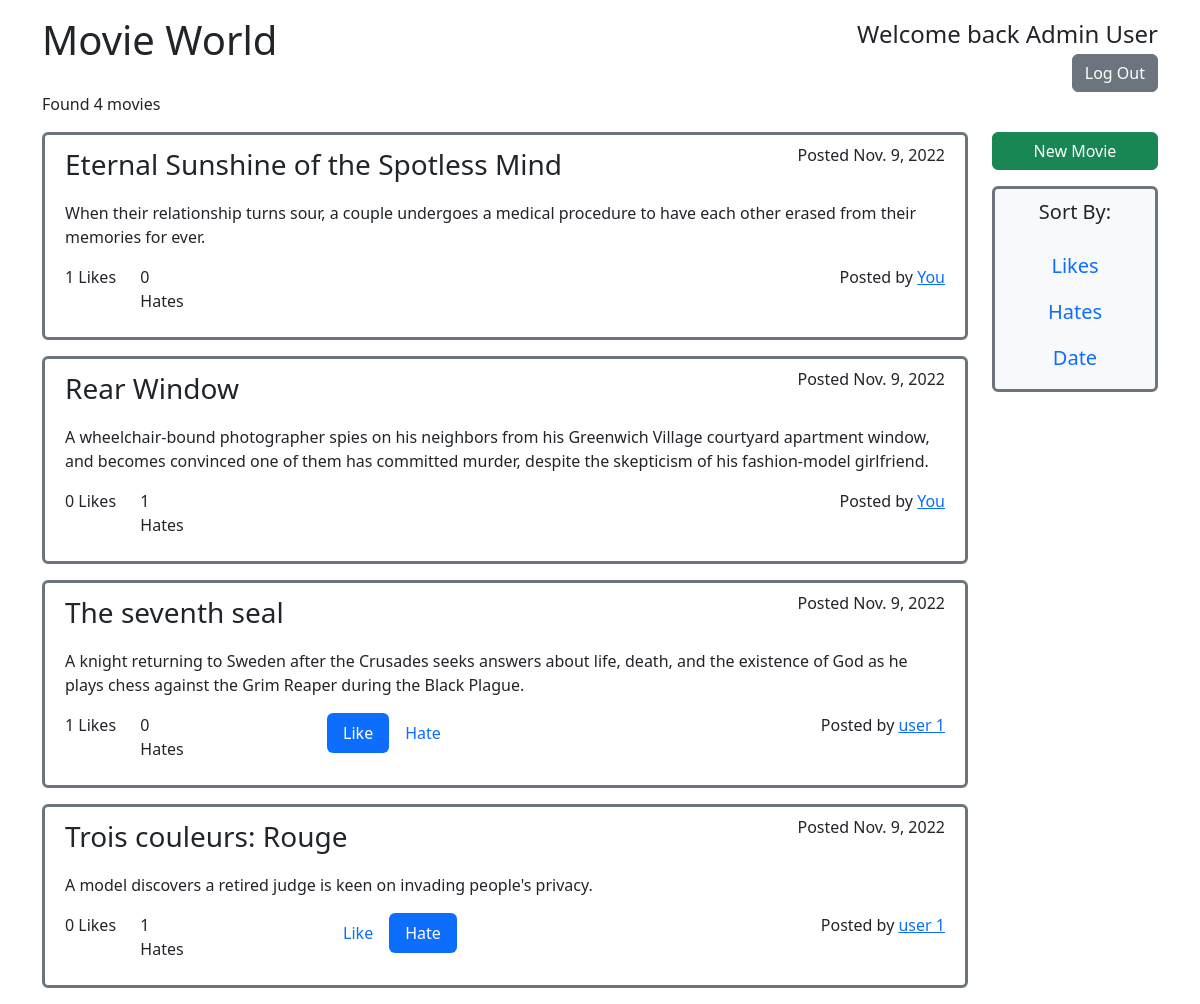
The app's page / (signed in) with its own data.
### movieworld/models.py (models this page shows, shortened)
class Movie(models.Model):
    title = models.CharField(max_length=50)
    description = models.TextField()
    user = models.ForeignKey(User, on_delete=models.CASCADE)
    date = models.DateField(auto_now_add=True)

### movieworld/views.py (the view, shortened to what this page needs)
# urls.py: path("", views.Index.as_view(), name="index"),
class Index(TemplateView):
    template_name = "index.html"
    def get_context_data(self, **kwargs):
        context = super(Index, self).get_context_data(**kwargs)
        param_dict = self.request.GET.dict()
        user_filter = None
        sort = None
        if param_dict:
            if "u" in param_dict.keys():
                user_filter = param_dict["u"]
            if "s" in param_dict.keys():
                sort = param_dict["s"]
        user = self.request.user
        movies = Movie.objects.all().annotate(
            likes=Count("opinion", filter=Q(opinion__like=True)),
            hates=Count("opinion", filter=Q(opinion__like=False)),
            user_opinion=Subquery(
                Opinion.objects.filter(
                    user__id=user.id, movie__id=OuterRef("id")
                ).values("like")
            ),
        )
        if user_filter is not None:
            movies = movies.filter(user=user_filter)
        movies_count = len(movies)
        context.update(
            {
                "user": user,
                "movies": movies,
                "movie_count": movies_count,
                "sort": sort,
                "user_filter": user_filter,
                "request": self.request,
            }
        )
        return context

### movieworld/templates/index.html (shortened to what this page needs)
{% extends 'base.html' %}
{% load spurl %}
{% block main %}
    <div class="container">
        <div class="row mt-3">
            <div class="col-6">
                <h1>Movie World</h1>
            </div>
            <div class="col-6 text-end fs-4">
                {% if user.is_authenticated %}
                <span id="logged_links">
                    <p class="mb-0">Welcome back {{user.get_full_name}}</p>
                    <a class="btn btn-secondary" role="button" href="{% url 'logout' %}">Log Out</a>
                </span>
                {% else %}
                <span id="login_links">
                    <a id='login' class="text-decoration-none" href="{% url 'login' %}">Log in</a>
                    or
                    <a id='signup' class="text-decoration-none bg-primary text-white p-2 rounded" href="{% url 'register' %}">Sign Up</a>
                </span>
                {% endif %}
            </div>
        </div>
        <div class="row">
            <div class="col-12" id="subtitle">
                <p>Found {{movie_count}} movies</p>
            </div>
        </div>
        <div class="row">
            <div class="col-10">
                <div id="movies">
                    {% for movie in movies %}
                    <div class="movie_elem mb-3 border border-3 border-secondary rounded p-2" id="{{movie.id}}" >
                        <div class="container">
                            <div class="row">
                                <div class="col-8">
                                    <p class="fs-3">{{movie.title}}</p>
                                </div>
                                <div class="col-4 text-end">
                                    <p>Posted {{movie.date}}</p>
                                </div>
                            </div>
                            <div class="row">
                                <p>{{movie.description}}</p>
                            </div>
                            <div class="row">
                                <div class="col-2">
                                    <div class="row">
                                        <div class="col-6">
                                            <p class="likes_count">{{movie.likes}} Likes</p>
                                        </div>
                                        <div class="col-6">
                                            <p class="hates_count">{{movie.hates}} Hates</p>
                                        </div>
                                    </div>
                                </div>
                                <div class="col-5 text-center">
                                    {% if user.is_authenticated %}
                                    <div class="vote_buttons nav nav-pills justify-content-center">
                                        {% if movie.user != user %}
                                            <div class="like" hx-post="/movie_vote/" hx-trigger="click" hx-swap="none">
                                                {% if movie.user_opinion == True %}
                                                    <span class="nav-link active" role="button">
                                                {% else %}
                                                    <span class="nav-link" role="button">
                                                {% endif %}
                                                <a>Like</a>
                                                </span>
                                            </div>
                                            <div class="hate" hx-post="/movie_vote/" hx-trigger="click" hx-swap="none">
                                                {% if movie.user_opinion == False %}
                                                    <span class="nav-link active" role="button">
                                                {% else %}
                                                    <span class="nav-link" role="button">
                                                {% endif %}
                                                <a>Hate</a>
                                                </span>
                                            </div>
                                        {% endif %}
                                    </div>
                                {% endif %}
                                </div>
                                <div class="col-5 text-end">
                                    {% if movie.user == user %}
                                        <p> Posted by <a href="{% spurl path=request.get_full_path set_query="u={{user.id}}" %}" >You</a></p>
                                    {% else %}
                                        <p> Posted by <a href="{% spurl path=request.get_full_path set_query="u={{movie.user_id}}" %}" >{{movie.user.get_full_name}}</a></p>
                                    {% endif %}
                                </div>
                            </div>
                        </div>
                    </div>
                    {% endfor %}
                </div>
            </div>
            <div class="col-2">
                {% if user.is_authenticated %}
                <div class="d-grid mb-3">
                    <a class="btn btn-success" role="button" href="{% url 'add_movie' %}">New Movie</a>
                </div>
                {% endif %}
                <div id="filters" class="border border-3 border-secondary rounded bg-light fs-5 text-center nav nav-pills flex-column p-2">
                    <p id="filter_title">Sort By:</p>
                    <a class="filter_links nav-link" id="sort_by_likes" href="{% spurl path=request.get_full_path set_query="s=l" %}">Likes</a>
                    <a class="filter_links nav-link" id="sort_by_hates" href="{% spurl path=request.get_full_path set_query="s=h" %}">Hates</a>
                    <a class="filter_links nav-link" id="sort_by_date" href="{% spurl path=request.get_full_path set_query="s=d" %}">Date</a>
                </div>
            </div>
        </div>
    </div>
{% endblock main %}

### records on screen
Movie: title "Eternal Sunshine of the Spotless Mind", date "Nov. 9, 2022", description "When their relationship turns sour, a couple undergoes a medical procedure to have each other erased from their memories for ever.", likes "1", hates "0", shows "Posted by"
Movie: title "Rear Window", date "Nov. 9, 2022", description "A wheelchair-bound photographer spies on his neighbors from his Greenwich Village courtyard apartment window, and becomes convinced one of them has committed murder, despite the skepticism of his fashion-model girlfriend.", likes "0", hates "1", shows "Posted by"
Movie: title "The seventh seal", date "Nov. 9, 2022", description "A knight returning to Sweden after the Crusades seeks answers about life, death, and the existence of God as he plays chess against the Grim Reaper during the Black Plague.", likes "1", hates "0", shows "Like", user.get_full_name "user 1"
Movie: title "Trois couleurs: Rouge", date "Nov. 9, 2022", description "A model discovers a retired judge is keen on invading people's privacy.", likes "0", hates "1", shows "Like", user.get_full_name "user 1"

### other values on screen
{{ user.get_full_name }} "Admin User"
{{ movie_count }} "4"
